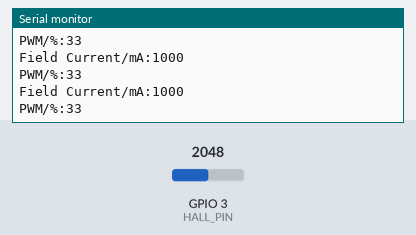
The sketch below on a simulated ESP32-C3. On the bench: the last lines printed to the serial monitor. The inputs (shaded band) are chosen by the test bench; at power-on: GPIO 3 (HALL_PIN) = 2048. No CAN messages arrive unless stated.

Above: at 1.2 s.
1.3 s: GPIO 3 (HALL_PIN) set to 2866
At 2.1 s:
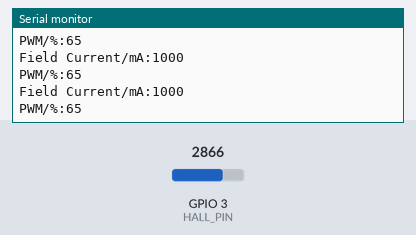
2.8 s: GPIO 3 (HALL_PIN) set to 3603
At 3.7 s:
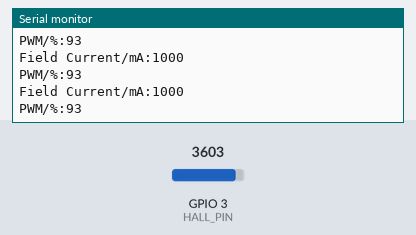
Timing chart, 0 to 5.8 s (numbered marks = the images above; inputs shaded):
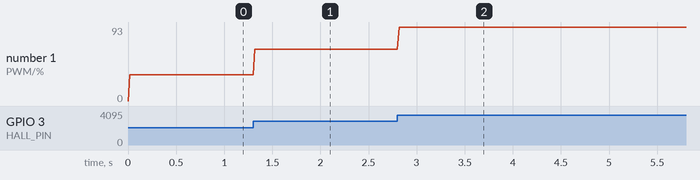

Measured:
- after the input at 1.3 s, the serial monitor: prints a new line at once (image 1)
- after the input at 2.8 s, the serial monitor: prints a new line at once (image 2)
- plotted number 1: 33 → 65 after the input at 1.3 s, 65 → 93 after the input at 2.8 s

The sketch:

SepExVESCSimple.ino
```cpp
#include "freertos/FreeRTOS.h"
#include "freertos/task.h"
#include "freertos/semphr.h" // FreeRTOSのミューテックス機能を利用するために必要なヘッダファイル
#include <Arduino.h>
#include <driver/twai.h>
#include <esp32-hal-adc.h> // ESP32-C3 でも analogSetPinAttenuation が使えます

// --- ADC 設定 ---
constexpr gpio_num_t HALL_PIN = GPIO_NUM_3; // スロットルセンサー入力
constexpr int ADC_RESOLUTION = 4095;        // 12bit

// --- CAN (TWAI) 設定 ---
constexpr gpio_num_t CAN_TX_PIN = GPIO_NUM_1;
constexpr gpio_num_t CAN_RX_PIN = GPIO_NUM_0;
constexpr long CAN_BAUD = 500000; // 500 kbps

// --- VESC CAN プロトコル ---
constexpr uint32_t CAN_PACKET_SET_DUTY = 0x0; // デューティコマンド識別子
constexpr uint8_t ARMATURE_VESC_ID = 0x7;     // VESC ID: VESC Tool/App Settings/General/VESC ID
constexpr uint32_t CAN_PACKET_SET_CURRENT = 0x1; // 界磁電流コマンド識別子
constexpr uint8_t FIELD_VESC_ID = 0x8;        // VESC ID: VESC Tool/App Settings/General/VESC ID

// --- 界磁電流 ---
constexpr float FIELD_CURRENT_MA = 1000.0f; // 界磁電流[mA]

// --- スロットル平均化設定 ---
// constexpr int SAMPLES_COUNT = 20; // 20msの間に20サンプル（1ms毎）
constexpr int SAMPLES_COUNT = 20; // スロットル入力の平均を取るためのサンプル数。20サンプル（1ms毎に取得）の移動平均を計算します。
// 値を大きくすると入力が滑らかになりますが、制御の応答は少し遅くなる傾向があります。
// static int throttle_samples[SAMPLES_COUNT];
static int throttle_samples[SAMPLES_COUNT]; // スロットル入力の過去の値を格納する配列（リングバッファとして使用）。この配列の値を合計して平均値を求めます。
static int sample_index = 0;
static float HALL_MIN = 0.29f; // スロットル最小値 (29%)
static float HALL_MAX = 0.92f; // スロットル最大値 (92%)

// static SemaphoreHandle_t throttleMutex = NULL; // Mutex for throttle data
static SemaphoreHandle_t throttleMutex = NULL; // スロットル関連データ (throttle_samples配列 と sample_index変数) を保護するためのミューテックスハンドルです。
// これらのデータは複数のタスクからアクセスされるため、データ競合（同時に書き換えようとして値が壊れるなど）を防ぐためにミューテックスによる排他制御を行います。

// TWAI の一般設定・タイミング設定・フィルタ設定
constexpr twai_general_config_t g_config =
    TWAI_GENERAL_CONFIG_DEFAULT(CAN_TX_PIN, CAN_RX_PIN, TWAI_MODE_NORMAL);
constexpr twai_timing_config_t t_config = TWAI_TIMING_CONFIG_500KBITS();
constexpr twai_filter_config_t f_config = TWAI_FILTER_CONFIG_ACCEPT_ALL();

// VESCコントロールタスク: 平均化されたスロットル値を読み取り、VESC制御用のCANメッセージを定期的に送信するタスク
// 20ms周期で実行され、スロットル値に基づいて計算されたデューティ比をVESCに指令します。
void vescControlTask(void *pvParameters) {
  TickType_t xLastWakeTime;
  const TickType_t xFrequency = pdMS_TO_TICKS(20); // 20ms間隔

  // タスクの初期化: 初回の起床時刻を現在の時刻に設定
  xLastWakeTime = xTaskGetTickCount();

  while (1) {
    // スロットル入力の平均値を計算します。
    // アナログセンサーからの入力値は、電源ノイズやセンサー自体の特性により細かく変動することがあります。
    // このような入力のブレを抑え、より安定した制御を行うために、複数回読み取った値の平均を使用します。
    // ここでは、直近の `SAMPLES_COUNT` 回分の入力値の合計を求め、その後平均値を算出します（単純移動平均）。
    int32_t sum = 0; // スロットル値の合計を格納する変数。ループ前に必ず0で初期化します。
    // throttle_samples 配列を読み取る前にミューテックスを取得します。
    // これにより、throttleReadTaskが配列を更新している途中で読み取ってしまうことを防ぎます。
    if (xSemaphoreTake(throttleMutex, portMAX_DELAY) == pdTRUE) { // pdTRUE は取得成功を示す
      for (int i = 0; i < SAMPLES_COUNT; i++) {
        sum += throttle_samples[i];
      }
      // 読み取りが完了したので、ミューテックスを解放します。
      // xSemaphoreGiveを実行すると、待機していた他のタスクがミューテックスを取得できるようになります。
      xSemaphoreGive(throttleMutex);
    } else {
      // Failed to get mutex, perhaps log an error or skip this cycle
      // For this tutorial, we assume it's always acquired with portMAX_DELAY
      // If not, sum will remain 0, leading to 0 PWM.
      // ミューテックスの取得に失敗した場合の処理（通常は起こりにくいが、堅牢な設計のためには考慮する）
      Serial.println("Error: vescControlTask failed to take throttleMutex");
      // Optionally, continue to ensure vTaskDelayUntil is called
      // continue;
    }

    // Calculations and CAN transmission should be outside the mutex lock
    float percent = (sum / (float)(SAMPLES_COUNT * ADC_RESOLUTION));

    // 実際の範囲から0-100%に正規化
    float pwm = (percent - HALL_MIN) / (HALL_MAX - HALL_MIN);
    pwm = constrain(pwm, 0.0f, 1.0f); // 0.0–1.0
    int32_t scaled = (int32_t)(pwm * 100000.0f);

    int32_t scaled_field_current =(int32_t)(FIELD_CURRENT_MA * 1000);

    // CAN メッセージ作成
    twai_message_t armature_msg;
    memset(&armature_msg, 0, sizeof(armature_msg)); // メッセージ構造体をゼロクリア

    // 界磁電流を設定するためのCANメッセージを作成します。
    twai_message_t field_msg;
    memset(&field_msg, 0, sizeof(field_msg)); // メッセージ構造体をゼロクリア

    // CANメッセージのIDを設定します。
    // VESCのCAN通信プロトコルでは、多くの場合、コマンドの種類を示すIDと、
    // 制御対象のVESCユニットのIDを組み合わせてメッセージIDを構成します。
    // ここでは `CAN_PACKET_SET_DUTY` (デューティ比設定コマンド、値は0) を上位8ビットにシフトし、
    // VESCユニットのID (`VESC_ID`) と論理和を取ることで、最終的なメッセージIDとしています。
    // 例: VESC_IDが7の場合、IDは (0 << 8) | 7 = 0x007 となります。
    // VESCのドキュメントによると、デューティ比設定コマンドのIDは単にVESC IDそのものになる場合があります。
    // このコードではコマンドIDとVESC IDを明確に分けていますが、送信されるIDはVESC IDと同じになります。
    armature_msg.identifier = (CAN_PACKET_SET_DUTY << 8) | ARMATURE_VESC_ID;
    field_msg.identifier = (CAN_PACKET_SET_CURRENT << 8) | FIELD_VESC_ID;

    // このメッセージが拡張IDフォーマット (29ビットID) であることを示します。
    // VESCの標準的なCAN通信は拡張IDを使用します。
    armature_msg.flags = TWAI_MSG_FLAG_EXTD;
    field_msg.flags = TWAI_MSG_FLAG_EXTD;

    // VESCに送信するデータ (scaled: 32ビット整数) をビッグエンディアン形式のバイト配列に変換します。
    // ビッグエンディアンとは、数値の最上位バイト（MSB）がメモリの先頭アドレスに格納される方式です。
    // (例: 0x12345678 の場合、buf[0]=0x12, buf[1]=0x34, buf[2]=0x56, buf[3]=0x78 となる)
    // VESCのCANプロトコルでは、多くのコマンドデータがこの形式で送信される必要があります。
    uint8_t buf[4] = {(uint8_t)(scaled >> 24), (uint8_t)(scaled >> 16),
                      (uint8_t)(scaled >> 8), (uint8_t)(scaled)};
    // 作成したバイト配列をCANメッセージのデータフィールドにコピーします。
    memcpy(armature_msg.data, buf, sizeof(buf));
    // データ長をセットします (ここでは32ビット整数なので4バイト)。
    armature_msg.data_length_code = sizeof(scaled);

    // 界磁電流を設定するためのCANメッセージのデータをビッグエンディアン形式のバイト配列に変換します。
    uint8_t field_buf[4] = {(uint8_t)(scaled_field_current >> 24), (uint8_t)(scaled_field_current >> 16),
                            (uint8_t)(scaled_field_current >> 8), (uint8_t)(scaled_field_current)};
    // 作成したバイト配列をCANメッセージのデータフィールドにコピーします。
    memcpy(field_msg.data, field_buf, sizeof(field_buf));
    // データ長をセットします (ここでは32ビット整数なので4バイト)。
    field_msg.data_length_code = sizeof(scaled_field_current);

    Serial.print("PWM/%:");
    Serial.println(scaled / 1000);
    Serial.print("Field Current/mA:");
    Serial.println(scaled_field_current / 1000);

    // 送信（送信待ち最大 10 ms）
    // field_msg送信結果でarmature_msgの内容を切り替え
    if (twai_transmit(&field_msg, pdMS_TO_TICKS(10)) == ESP_OK) {
      // field_msg送信成功 -> ADC値に基づくPWMを送信
      if (twai_transmit(&armature_msg, pdMS_TO_TICKS(10)) != ESP_OK) {
        Serial.println("TWAI transmit failed (armature)"); // CANメッセージの送信に失敗
      }
    } else {
      Serial.println("TWAI transmit failed (field)"); // 界磁電流メッセージ送信失敗
      // PWM=0 の armature_msg を送出
      int32_t zero_pwm = 0;
      uint8_t zero_buf[4] = {(uint8_t)(zero_pwm >> 24), (uint8_t)(zero_pwm >> 16),
                             (uint8_t)(zero_pwm >> 8), (uint8_t)(zero_pwm)};
      memcpy(armature_msg.data, zero_buf, sizeof(zero_buf));
      armature_msg.data_length_code = sizeof(zero_pwm);
      if (twai_transmit(&armature_msg, pdMS_TO_TICKS(10)) != ESP_OK) {
        Serial.println("TWAI transmit failed (armature zero)"); // CANメッセージの送信に失敗
      }
    }

    // 次の周期まで待機
    // 20ms周期を正確に保つため、vTaskDelayUntilを使用します。
    // この関数は、指定された起床時刻 (xLastWakeTime) になるまでタスクをブロックします。
    // ループ内の処理時間が変動しても、周期の精度が維持されます。
    vTaskDelayUntil(&xLastWakeTime, xFrequency);
  }
}

// スロットル読み取りタスク: スロットルセンサーからのアナログ値を高速 (1ms周期) で読み取り、
// 平均化処理のために `throttle_samples` 配列に格納するタスク。
void throttleReadTask(void *pvParameters) {
  TickType_t xLastWakeTime;
  const TickType_t xFrequency = pdMS_TO_TICKS(1); // 1ms間隔

  // タスクの初期化: 初回の起床時刻を現在の時刻に設定
  xLastWakeTime = xTaskGetTickCount();

  while (1) {
    // ミューテックスを取得して、共有データ (throttle_samples, sample_index) へのアクセスを保護します。
    // xSemaphoreTakeは、指定されたミューテックスが利用可能になるまで待機し（ここではportMAX_DELAYで無期限待機）、取得します。
    // これにより、他のタスク (vescControlTask) が同時に throttle_samples を読み取ろうとすることを防ぎ、データの整合性を保ちます。
    if (xSemaphoreTake(throttleMutex, portMAX_DELAY) == pdTRUE) { // pdTRUE は取得成功を示す
      throttle_samples[sample_index] = analogRead(HALL_PIN);
      sample_index = (sample_index + 1) % SAMPLES_COUNT;
      // 共有データの操作が完了したので、ミューテックスを解放します。
      // xSemaphoreGiveを実行すると、待機していた他のタスクがミューテックスを取得できるようになります。
      // ミューテックスは、保護するクリティカルセクション（共有リソースへのアクセス区間）を最小限にし、速やかに解放することが重要です。
      xSemaphoreGive(throttleMutex);
    }
    // 次の周期まで待機
    // 1ms周期を正確に保つため、vTaskDelayUntilを使用します。
    // これにより、高頻度でのセンサー読み取りが安定して行われます。
    vTaskDelayUntil(&xLastWakeTime, xFrequency);
  }
}

void setup() {
  Serial.begin(115200);

  // スロットルデータアクセス用ミューテックスの作成
  // xSemaphoreCreateMutexは、ミューテックス（相互排他セマフォ）を作成するFreeRTOS APIです。
  // ミューテックスは、複数のタスクが共有リソース（ここでは throttle_samples 配列と sample_index 変数）へ同時にアクセスすることを防ぎ、
  // データの一貫性を保つために使用されます。これにより、タスク間の安全なデータ共有が可能になります。
  // FreeRTOSのミューテックスについてさらに詳しく知りたい場合は、公式ドキュメントやウェブ上の解説記事を参照してください。
  // (例: 「FreeRTOS ミューテックスとは」「FreeRTOS排他制御」などで検索)
  // ESP-IDFの公式ドキュメント(英語): https://docs.espressif.com/projects/esp-idf/en/latest/esp32/api-reference/system/freertos.html#mutexes
  throttleMutex = xSemaphoreCreateMutex();
  // ミューテックスの作成に成功したかを確認します。
  // もしNULLが返ってきた場合、メモリ不足などでミューテックスの作成に失敗しています。
  // このような場合、プログラムは期待通りに動作しない可能性が高いため、エラー処理を行います。
  if (throttleMutex == NULL) {
      Serial.println("Error: Failed to create throttleMutex"); // エラーメッセージをシリアルに出力
      while(1); // 無限ループでプログラムを停止（エラー発生時は安全のため、システムを停止させる）
  }

  // ADC 減衰設定（11dB で約0–2.5V測定可）
  analogSetPinAttenuation(HALL_PIN, ADC_11db);

  // スロットルサンプル配列の初期化
  for (int i = 0; i < SAMPLES_COUNT; i++) {
    throttle_samples[i] = 0;
  }

  // TWAI ドライバのインストール
  if (twai_driver_install(&g_config, &t_config, &f_config) != ESP_OK) {
    Serial.println("Failed to install TWAI driver");
    while (1)
      ;
  }
  // TWAI ドライバ開始
  if (twai_start() != ESP_OK) {
    Serial.println("Failed to start TWAI driver");
    while (1)
      ;
  }

  Serial.println("TWAI (CAN) initialized");

  // FreeRTOSタスクの作成
  // xTaskCreate は FreeRTOS で新しいタスクを生成するための関数です。
  // これにより、複数の処理（この場合はスロットル読み取りとVESC制御）を並行して実行できます。
  // 各タスクは独立したスタック空間を持ち、OSスケジューラによって優先度に基づいて実行時間が割り当てられます。
  // (各パラメータの詳細は Tutorial3_... の xTaskCreatePinnedToCore のコメントを参照)

  // FreeRTOSタスクの作成 (スロットル読み取りタスク)
  // throttleReadTask関数を "ThrottleRead" という名前のタスクとして並行処理を開始します。
  // 優先度2で実行され、1ms周期でスロットル値を読み取ります。センサーデータの取得は比較的高頻度で行うため、制御タスクより若干高い優先度を設定しています。
  xTaskCreate(throttleReadTask,    // タスクとして実行する関数
              "ThrottleRead",      // タスク名 (デバッグ用)
              2048,                // スタックサイズ (バイト単位)
              NULL,                // タスクに渡すパラメータ (今回はなし)
              2,                   // タスクの優先度 (数値が大きいほど高優先度)
              NULL);               // タスクハンドル (今回は使用せず)

  // FreeRTOSタスクの作成 (VESC制御タスク)
  // vescControlTask関数を "VESCControl" という名前のタスクとして並行処理を開始します。
  // 優先度1で実行され、20ms周期でCANメッセージを送信します。こちらは制御指令の送信で、スロットル読み取りよりは低頻度です。
  xTaskCreate(vescControlTask,     // タスクとして実行する関数
              "VESCControl",       // タスク名
              2048,                // スタックサイズ
              NULL,                // パラメータ
              1,                   // 優先度
              NULL);               // タスクハンドル
}

void loop() {
  // メインループ (Arduino の loop() 関数) は、FreeRTOSタスクが動作している間は実質的に使用されません。
  // FreeRTOSスケジューラがタスクの実行管理を行うため、loop() 内の処理は通常実行機会がほとんどありません。
  // vTaskDelay(portMAX_DELAY) を呼び出すことで、loopタスク（メインタスク）を無期限スリープ状態にし、
  // CPUリソースを他のアプリケーションタスク（throttleReadTask や vescControlTask）に完全に譲渡します。
  // これがFreeRTOS環境での一般的な loop() の実装方法です。
  vTaskDelay(portMAX_DELAY);
}
```
